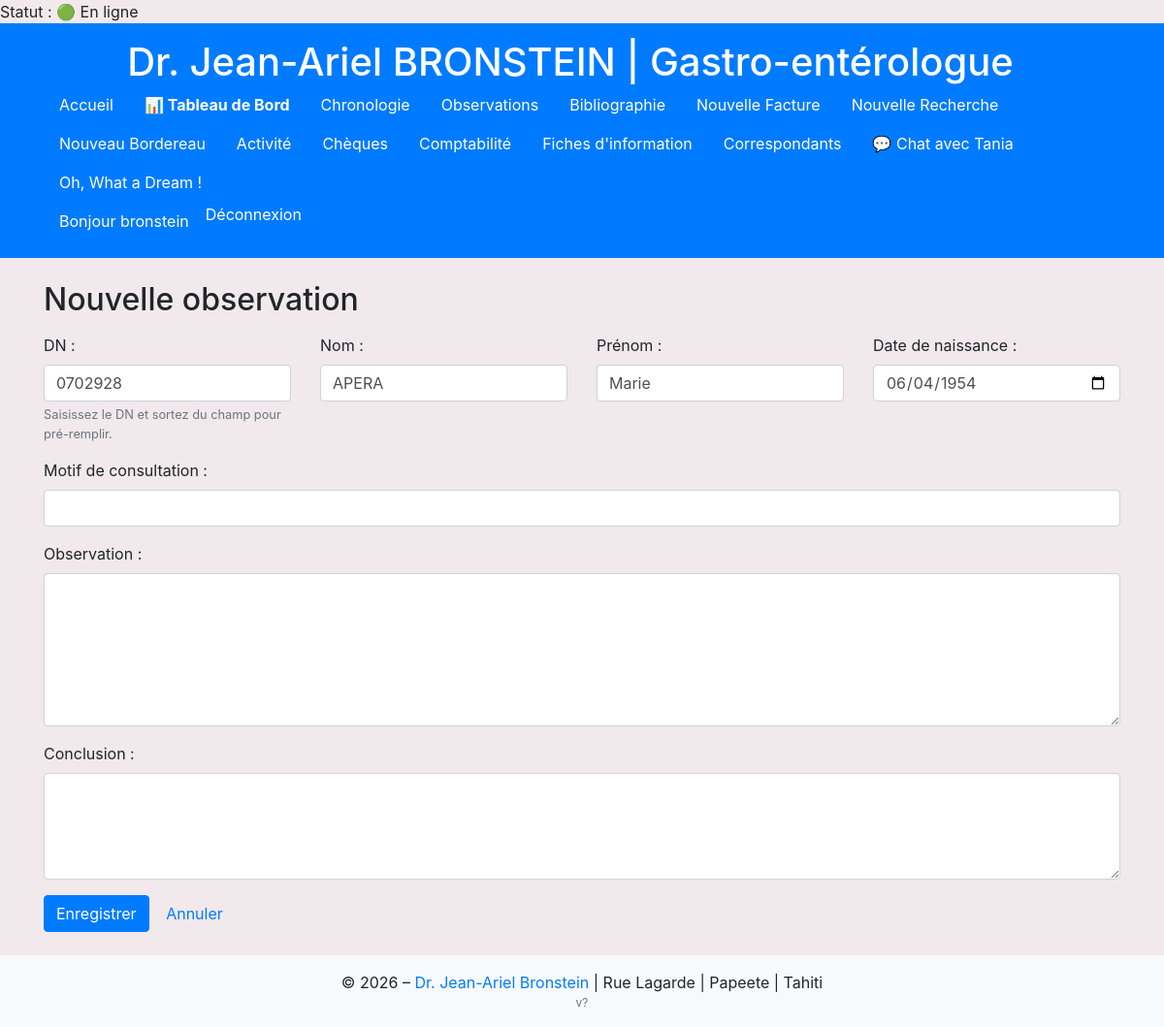
Page /facturation/observations/0702928/new/ (signed in) on the committed database.
### comptabilite/models.py (models this page shows, shortened)
class Facturation(models.Model):
    dn = models.CharField(
        max_length=7,
        verbose_name="DN (numéro à 7 chiffres)"
    )
    nom = models.CharField(
        max_length=100,
        verbose_name="Nom du patient"
    )
    prenom = models.CharField(
        max_length=100,
        verbose_name="Prénom du patient"
    )
    date_naissance = models.DateField(
        verbose_name="Date de naissance"
    )
    date_acte = models.DateField(
        verbose_name="Date de l'acte"
    )
    date_facture = models.DateField(
        verbose_name="Date de la facture"
    )
    REGIME_CHOICES = [
        ('Sécurité Sociale', 'Sécurité Sociale'),
        ('RNS', 'RNS'),
        ('Salarié', 'Salarié'),
        ('RST', 'RST'),
    ]
    regime = models.CharField(
        max_length=20,
        choices=REGIME_CHOICES,
        verbose_name="Régime"
    )
    droit_ouvert = models.BooleanField(
        default=False,
        verbose_name="Droits ouverts : (oui/non)"
    )
    regime_tp = models.BooleanField(
        default=False,
        verbose_name="Tiers Payants : (oui/non)"
    )
    regime_lm = models.BooleanField(
        default=False,
        verbose_name="Régime LM (oui/non)"
    )
    LIEU_CHOICES = [
        ('Cabinet', 'Cabinet'),
        ('Clinique', 'Clinique')
    ]
    lieu_acte = models.CharField(
        max_length=50,
        choices=LIEU_CHOICES,
        default='Cabinet',
        verbose_name="Lieu de l'acte"
    )
    code_acte = models.ForeignKey(
        Code,
        null=True,      # autorise NULL en base
        blank=True,
        on_delete=models.CASCADE,
        related_name='facturations',
        verbose_name="Code de l'acte"
    )
    numero_facture = models.CharField(
        max_length=50,
        null=True,      # autorise NULL en base
        blank=True,     # autorise vide dans les formulaires
        verbose_name="Numéro de facture"
    )
    total_acte = models.DecimalField(
        max_digits=10,
        decimal_places=0,
        null=True,      # autorise NULL en base
        blank=True,     # autorise vide dans les formulaires
        verbose_name="Montant total de l'acte (facturé)"
    )
    tiers_payant = models.DecimalField(
        max_digits=10,
        decimal_places=0,
        null=True,      # ici
        blank=True,     # et ici
        verbose_name="Montant tiers payant"
    )
    total_paye = models.DecimalField(
        max_digits=10,
        decimal_places=0,
        null=True,
        blank=True,
        verbose_name="Total payé"
    )
    STATUT_CHOICES = [
        ('RAS', 'RAS'),
        ('DNO', 'DNO'),
        ('DNOLM', 'DNOLM'),
        ('Impayé', 'Impayé'),
        ('Rejet', 'Rejet'),
    ]
    statut_dossier = models.CharField(
        max_length=20,
        choices=STATUT_CHOICES,
        default='RAS',
        verbose_name="Statut du dossier"
    )
    numero_rejet = models.CharField(
        max_length=50,
        null=True,
        blank=True,
        verbose_name="Numéro de rejet"
    )
    numero_bordereau = models.CharField(
        max_length=50,
        null=True,
        blank=True,
        verbose_name="Numéro de bordereau"
    )
    date_bordereau = models.DateField(
        null=True,
        blank=True,
        verbose_name="Date du bordereau"
    )
    remarque = models.TextField(
        null=True,
        blank=True,
        verbose_name="Remarques"
    )

### comptabilite/views.py (the view)
# urls.py: path('observations/<str:dn>/new/', views.observation_create, name='observation_create_for_dn'),
@login_required
def observation_create(request, dn: str | None = None):
    initial = {}
    if dn:
        fact = Facturation.objects.filter(dn=dn).order_by('-date_acte').first()
        if fact:
            initial.update({
                'dn': fact.dn,
                'nom': fact.nom,
                'prenom': fact.prenom,
                'date_naissance': fact.date_naissance,
            })
        else:
            initial['dn'] = dn
    form = ObservationForm(request.POST or None, initial=initial)
    if form.is_valid():
        obs = form.save()
        return redirect('observations_by_dn', dn=obs.dn)
    return render(request, 'comptabilite/observation_form.html', {'form': form, 'mode': 'create'})

### comptabilite/forms.py (shortened to what this page needs)
class ObservationForm(forms.ModelForm):
    class Meta:
        model = Observation
        fields = [
            'dn', 'nom', 'prenom', 'date_naissance',
            'motif_consultation', 'texte_observation', 'conclusion_observation'
        ]
        widgets = {
            'dn': forms.TextInput(attrs={'class': 'form-control'}),
            'nom': forms.TextInput(attrs={'class': 'form-control'}),
            'prenom': forms.TextInput(attrs={'class': 'form-control'}),
            'date_naissance': forms.DateInput(format='%Y-%m-%d', attrs={'class': 'form-control', 'type': 'date'}),
            'motif_consultation': forms.TextInput(attrs={'class': 'form-control'}),
            'texte_observation': forms.Textarea(attrs={'class': 'form-control', 'rows': 6}),
            'conclusion_observation': forms.Textarea(attrs={'class': 'form-control', 'rows': 4}),
        }

### comptabilite/models.py (called while the page is built)
    def is_online(self):
        return timezone.now() - self.last_seen < timezone.timedelta(minutes=5)

### comptabilite/templatetags/user_extras.py (called while the page is built)
@register.simple_tag
def get_user_profile(user):
    if user and user.is_authenticated:
        profile, _ = UserProfile.objects.get_or_create(user=user)
        return profile
    return None

### myproject/context_processors.py (called while the page is built)
def app_version(request):
    return {'APP_VERSION': _get_version()}

### comptabilite/templates/comptabilite/observation_form.html (shortened to what this page needs)
{% extends 'base.html' %}
{% block content %}
<h2 class="mb-3">{% if mode == 'update' %}Modifier{% else %}Nouvelle{% endif %} observation</h2>
<form method="post" novalidate>
  <div class="row">
    <div class="col-md-3">
      {{ form.dn.label_tag }} {{ form.dn }}
      <small id="dn-help-text" class="form-text text-muted">Saisissez le DN et sortez du champ pour pré-remplir.</small>
    </div>
    <div class="col-md-3">{{ form.nom.label_tag }} {{ form.nom }}</div>
    <div class="col-md-3">{{ form.prenom.label_tag }} {{ form.prenom }}</div>
    <div class="col-md-3">{{ form.date_naissance.label_tag }} {{ form.date_naissance }}</div>
  </div>
  <div class="form-group mt-3">
    {{ form.motif_consultation.label_tag }}
    {{ form.motif_consultation }}
  </div>
  <div class="form-group">
    {{ form.texte_observation.label_tag }}
    {{ form.texte_observation }}
  </div>
  <div class="form-group">
    {{ form.conclusion_observation.label_tag }}
    {{ form.conclusion_observation }}
  </div>
  <button type="submit" class="btn btn-primary">Enregistrer</button>
  <a href="{% url 'observations_patient_list' %}" class="btn btn-link">Annuler</a>
</form>
{% endblock %}

### templates/base.html (shortened to what this page needs)
{% load static %}
{% load user_extras %}
{% if request.user.is_authenticated %}
  {% get_user_profile request.user as profile %}
  {% if profile %}
    Statut : {% if profile.is_online %}🟢 En ligne{% else %}⚪ Hors ligne{% endif %}
  {% endif %}
{% endif %}
<!DOCTYPE html>
<html lang="fr">
<head>
  <link rel="stylesheet" href="https://stackpath.bootstrapcdn.com/bootstrap/4.5.2/css/bootstrap.min.css">
  <link rel="stylesheet" href="{% static 'css/style.css' %}">
  <link rel="stylesheet" href="https://cdnjs.cloudflare.com/ajax/libs/bootstrap-datepicker/1.9.0/css/bootstrap-datepicker.min.css">
</head>
<body data-user-id="{{ request.user.id|default:'' }}" data-msg-url="{% url 'get_messages' %}" data-chat-template="{% url 'chat_view' 0 %}">
  <header class="bg-primary text-white py-3">
    <div class="container text-center">
      <h1 class="mb-0 mr-4">Dr. Jean-Ariel BRONSTEIN | Gastro-entérologue</h1>
      <nav class="flex-grow-1">
        <ul class="nav">
          <li class="nav-item"><a class="nav-link text-white" href="{% url 'patients_list' %}">Accueil</a></li>
          <li class="nav-item"><a class="nav-link text-white" href="{% url 'dashboard' %}"><strong>📊 Tableau de Bord</strong></a></li>
          <li class="nav-item"><a class="nav-link text-white" href="{% url 'facturation_list' %}">Chronologie</a></li>
          <li class="nav-item"><a class="nav-link text-white" href="{% url 'observations_patient_list' %}">Observations</a></li>
          <li class="nav-item"><a class="nav-link text-white" href="{% url 'bibliographie_list' %}">Bibliographie</a></li>
          <li class="nav-item"><a class="nav-link text-white" href="{% url 'facturation_create' %}">Nouvelle Facture</a></li>
          <li class="nav-item"><a class="nav-link text-white" href="{% url 'facturation_search_list' %}">Nouvelle Recherche</a></li>
          <li class="nav-item"><a class="nav-link text-white" href="{% url 'create_bordereau' %}">Nouveau Bordereau</a></li>
          <li class="nav-item"><a class="nav-link text-white" href="{% url 'activity_list' %}">Activité</a></li>
          <li class="nav-item"><a class="nav-link text-white" href="{% url 'cheque_listing' %}">Chèques</a></li>
          <li class="nav-item"><a class="nav-link text-white" href="{% url 'comptabilite_summary' %}">Comptabilité</a></li>
          <li class="nav-item"><a class="nav-link text-white" href="{% url 'fiches_information' %}">Fiches d'information</a></li>
          <li class="nav-item"><a class="nav-link text-white" href="{% url 'correspondants_list' %}">Correspondants</a></li>
          {% if request.user.username == "bronstein" %}
  <li><a class="nav-link text-white chat-open" href="{% url 'chat_view' 3 %}">💬 Chat avec Tania</a></li>
{% elif request.user.username == "Tania" %}
  <li><a class="nav-link text-white chat-open" href="{% url 'chat_view' 1 %}">💬 Chat avec Taote</a></li>
{% endif %}
          <li class="nav-item">
            <a class="nav-link text-white" href="javascript:void(0)" onclick="ouvrirLienAuHasard()">Oh, What a Dream !</a>
          </li>
        </ul>
      </nav>
      <ul class="nav">
        {% if user.is_authenticated %}
          <li class="nav-item"><span class="nav-link disabled text-white">Bonjour {{ user.get_username }}</span></li>
          <li class="nav-item">
            <form method="post" action="{% url 'logout' %}">
              <button type="submit" class="btn btn-link nav-link text-white p-0">Déconnexion</button>
            </form>
          </li>
        {% else %}
          <li class="nav-item"><a class="nav-link text-white" href="{% url 'login' %}">Connexion</a></li>
        {% endif %}
      </ul>
    </div>
  </header>
  <main class="container my-4">
    {% block content %}{% endblock %}
  </main>
  <footer class="bg-light text-center py-3">
    <div class="container">
      <p class="mb-0">&copy; 2026 – <a href="{% url 'admin:index' %}">Dr. Jean-Ariel Bronstein</a> | Rue Lagarde | Papeete | Tahiti</p>
      <p class="mb-0 text-muted" style="font-size:0.75rem;">{{ APP_VERSION }}</p>
    </div>
  </footer>
</body>
</html>

### templates/base.html (style rules this page uses)
body { background-color: #f1e9ec; }

### rows in the picture
Facturation: dn "0702928", nom "APERA", prenom "Marie", date_naissance "06/04/1954"

### other values in the picture
{{ user.get_username }} "bronstein"
{{ APP_VERSION }} "v?"
